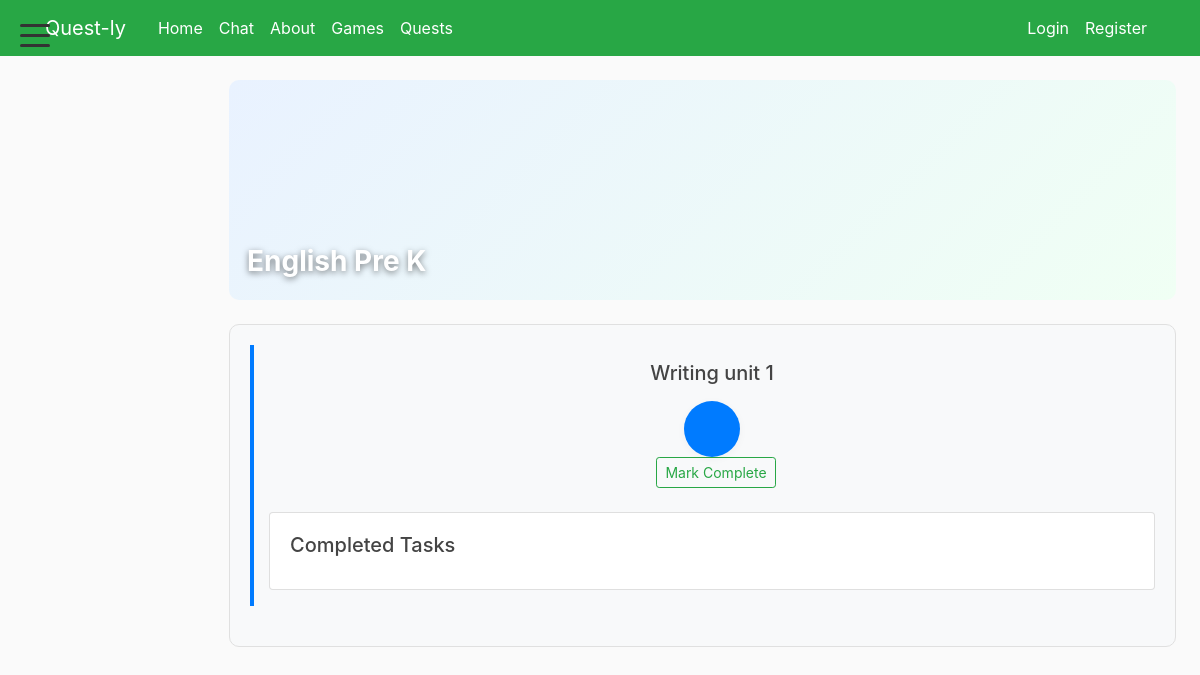
Page /course/3/ on the earlier database version.
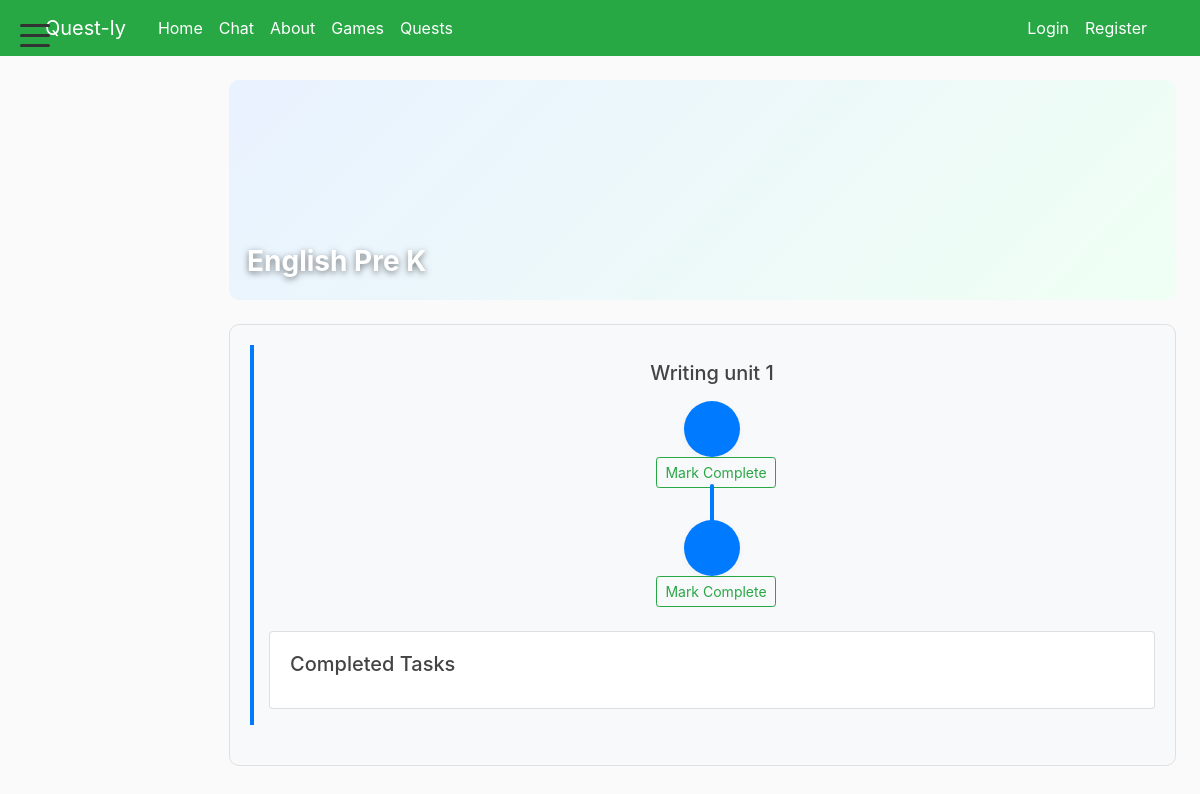
Same page on the later database version.
### blog/models.py (models this page shows, shortened)
class Lesson(models.Model):
    course = models.ForeignKey(Course, related_name='lessons', on_delete=models.CASCADE)
    name = models.CharField(max_length=100)

class Task(models.Model):
    lesson = models.ForeignKey(Lesson, related_name='tasks', on_delete=models.CASCADE)
    name = models.CharField(max_length=100)
    TEMPLATE_CHOICES = [
        ('none', 'None'),
        ('reorder', 'Reorder (drag to correct order)'),
        ('random_click', 'Random Click (pick randomized value)'),
        ('placeholder1', 'Placeholder 1'),
        ('placeholder2', 'Placeholder 2'),
    ]
    template_type = models.CharField(max_length=50, choices=TEMPLATE_CHOICES, default='none')
    template_data = models.TextField(blank=True, default='', help_text='Enter one value per line, or a JSON array like ["a","b","c"].')
    def get_absolute_url(self):
        return reverse('task-detail', kwargs={'task_id': self.pk})

### blog/views.py (the view)
# urls.py: path('course/<int:course_id>/', views.course_detail, name='course-detail'),
def course_detail(request, course_id):
    course = get_object_or_404(Course, id=course_id)
    lessons = course.lessons.all()
    random_pattern = [random.randint(1, 20) for _ in range(6)]
    completed_tasks = []
    if request.user.is_authenticated:
        completed_tasks = CompletedTask.objects.filter(user=request.user).values_list('task_id', flat=True)
    return render(request, 'blog/course_detail.html', {
        'course': course,
        'lessons': lessons,
        'random_pattern': random_pattern,
        'completed_tasks': completed_tasks,
    })

### blog/context_processors.py (called while the page is built)
def all_courses(request):
    try:
        courses = Course.objects.all()
    except Exception:
        courses = []
    return {'all_courses': courses}

### blog/models.py (called while the page is built)
    def overlay_items_list(self):
        if not self.overlay_items:
            return []
        return [line.strip() for line in self.overlay_items.splitlines() if line.strip()]

### blog/templatetags/custom_filters.py (called while the page is built)
@register.filter(name='is_not_student')
def is_not_student(user):
    try:
        if not getattr(user, 'is_authenticated', False):
            return True
        if user.groups.filter(name='Student').exists():
            return False
        if hasattr(user, 'profile') and getattr(user.profile, 'user_type', None) == 'student':
            return False
        return True
    except Exception:
        return True

### blog/templates/blog/course_detail.html (shortened to what this page needs)
{% extends "blog/base.html" %}
{% block content %}
<div class="container">
    <div class="course-hero mb-4" style="position:relative; overflow:hidden; border-radius:10px;">
        {% if course.image %}
            <div class="course-hero-bg" style="background-image: url('{{ course.image.url }}'); background-size:cover; background-position:center; width:100%; height:220px;"></div>
        {% else %}
            <div class="course-hero-bg" style="background: linear-gradient(135deg,#e9f2ff,#f0fff4); width:100%; height:220px;"></div>
        {% endif %}
        <div class="course-hero-overlay" style="position:absolute;inset:0;pointer-events:none;">
        </div>
        <div style="position:absolute; left:18px; bottom:18px; color:#fff; text-shadow:0 2px 6px rgba(0,0,0,0.5); font-size:28px; font-weight:700;">{{ course.name }}</div>
    </div>
    {% if lessons %}
        <div class="card mb-3" style="background: #f8f9fa; border-radius: 10px; border: 1px solid #e0e0e0;">
            <div class="card-body">
                {% for lesson in lessons %}
                    <div class="lesson-section py-3">
                        <h5 class="mb-3 text-center">{{ lesson.name }}</h5>
                        {% if lesson.tasks.all %}
                                <ul class="list-group task-list-vertical d-flex flex-column align-items-center">
                                    {% for task in lesson.tasks.all %}
                                        <li class="list-group-item border-0 bg-transparent position-relative {% if task.id in completed_tasks %}bg-success text-white{% endif %}">
                                            <a href="{% url 'task-detail' task.id %}" class="task-circle-btn d-flex align-items-center justify-content-center">
                                            </a>
                                            {% if task.id in completed_tasks %}
                                                <span class="badge badge-success ml-2" style="font-size:1em;">Completed</span>
                                                <a href="{% url 'uncomplete-task' task.id %}" class="btn btn-sm btn-outline-warning ml-2">Mark Not Complete</a>
                                            {% else %}
                                                <a href="{% url 'complete-task' task.id %}" class="btn btn-sm btn-outline-success ml-2">Mark Complete</a>
                                            {% endif %}
                                            {% if not forloop.last %}
                                                <span class="vertical-line"></span>
                                            {% endif %}
                                        </li>
                                    {% endfor %}
                                </ul>
                            <div class="card mt-4">
                                <div class="card-body">
                                    <h5 class="card-title">Completed Tasks</h5>
                                </div>
                            </div>
                        {% else %}
                            <p class="text-muted text-center">No tasks for this lesson yet.</p>
                        {% endif %}
                    </div>
                {% endfor %}
            </div>
        </div>
    {% else %}
        <p class="text-muted">No lessons found for this course.</p>
    {% endif %}
</div>
{% endblock %}

Differences in the rows shown:
added Task: shows "Mark Complete"
